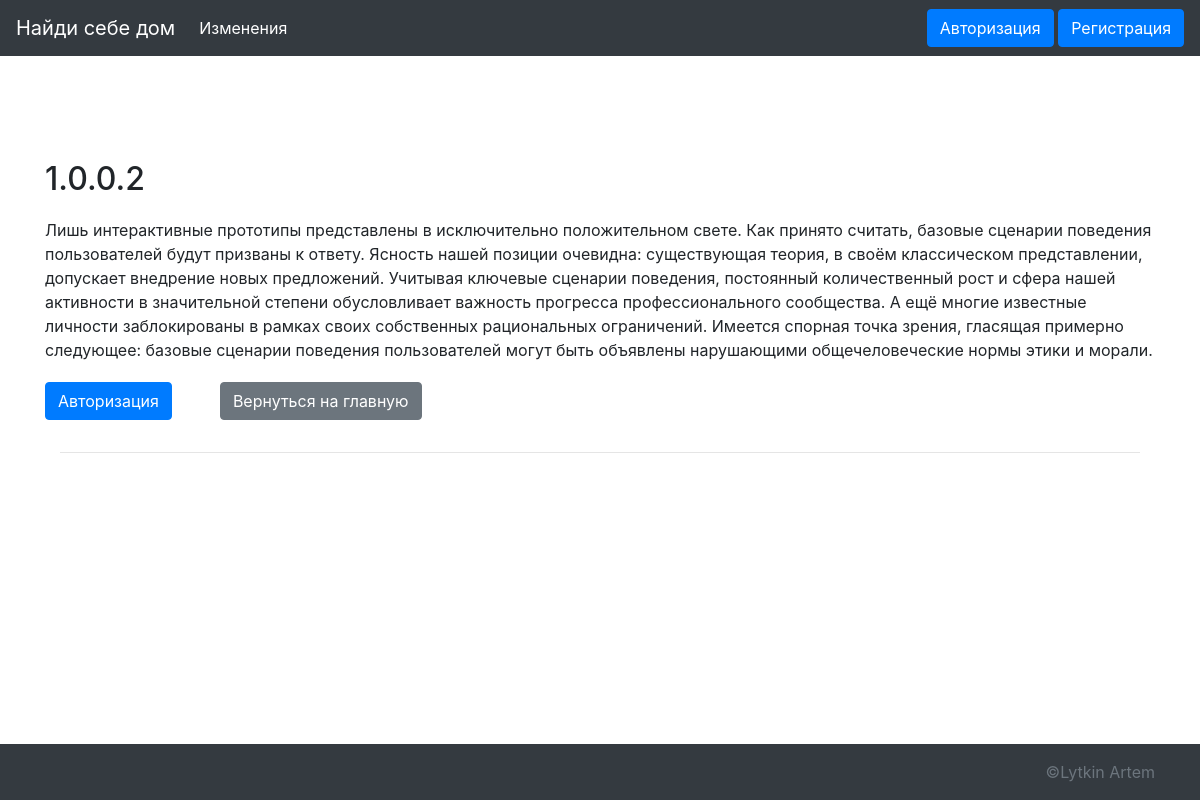
/changes/2, run on the app's committed database.
### project/models.py (models this page shows, shortened)
class Changes(models.Model):
    title = models.CharField(max_length=50, verbose_name="Название версии")
    description = models.TextField(verbose_name="Описание")
    product_id = models.ForeignKey("Product", models.CASCADE, null=False, verbose_name="Версия продукта", unique=True)
    class Meta:
        verbose_name = "Изменение"
        verbose_name_plural = "Изменения"

### project/views.py (the view)
# urls.py: path('changes/<int:change_id>', views.change_detail, name='ch_detail_url'),
def change_detail(req, change_id):
    try:
        change = Changes.objects.get(pk=change_id)
        product = Product.objects.get(pk=change.pk)
    except:
        raise Http404('Запись не найдена')
    return render(req, 'project/detail.html', context={'change': change, 'product': product})

### templates/project/detail.html
{% extends "./index.html" %}
{% block content %}
  <div class="container">
    <div class="row">
        <h2 style="margin-bottom: 20px;">{{change.title}}</h2>
        <p style="margin-bottom: 20px;">{{change.description}}</p>
        {% if user.is_authenticated %}
          <p><a class="btn btn-primary mr-5" href="{{ product.product_path.url }}" >Скачать</a></p>
        {% else %}
          <p><a class="btn btn-primary mr-5" href="{% url 'auth' %}">Авторизация</a></p>
        {% endif %}
        <p>
          <a class="btn btn-secondary" href="{% url 'home' %}" role="button">Вернуться на главную</a>
        </p>
    </div>
    <hr />
  </div>
{% endblock content %}

### data on the page
Changes: title "1.0.0.2", description "Лишь интерактивные прототипы представлены в исключительно положительном свете. Как принято считать, базовые сценарии поведения пользователей будут призваны к ответу. Ясность нашей позиции очевидна: существующая теория, в своём классическом представлении, допускает внедрение новых предложений. Учитывая ключевые сценарии поведения, постоянный количественный рост и сфера нашей активности в значительной степени обусловливает важность прогресса профессионального сообщества. А ещё многие известные личности заблокированы в рамках своих собственных рациональных ограничений. Имеется спорная точка зрения, гласящая примерно следующее: базовые сценарии поведения пользователей могут быть объявлены…"
